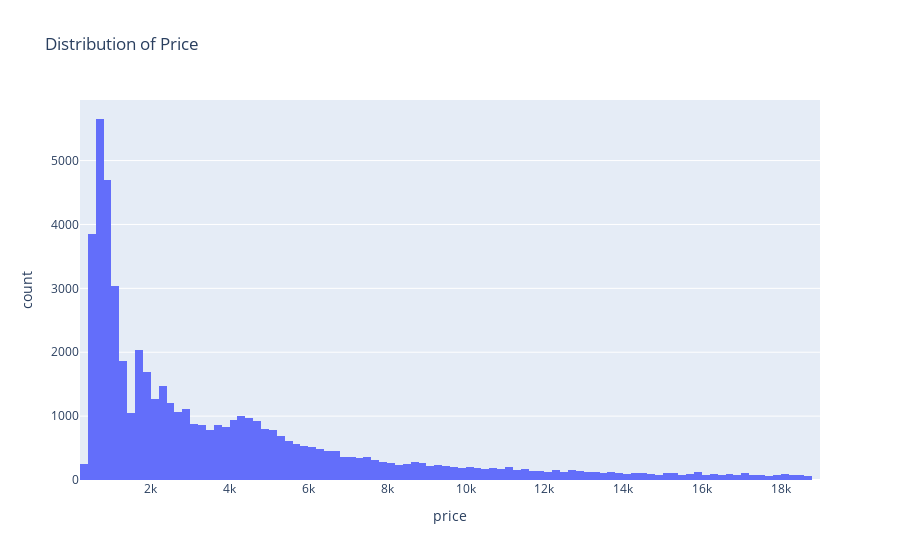
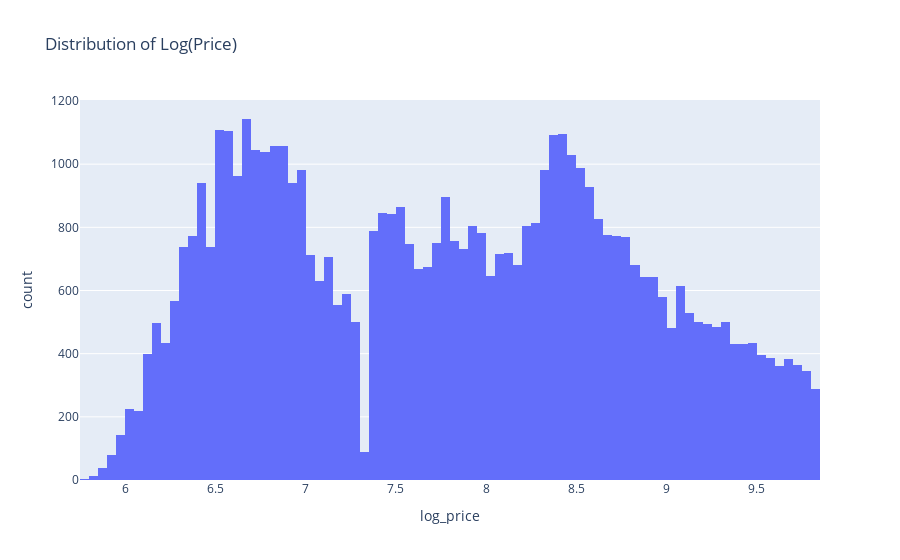

Source (notebook cell) for these figures, in order:
### Code cell
import plotly.express as px

fig1 = px.histogram(df, x="price", title="Distribution of Price")
fig2 = px.histogram(df, x="log_price", title="Distribution of Log(Price)")

fig1.show()
fig2.show()

### Figure 1 — Plotly figure (JSON) as saved in the notebook; plotly's stock layout.template omitted (floating-point values rounded to 4 significant figures; data arrays with more than 128 entries replaced by an {"elided": "..."} marker saying what was removed)
{"data": [{"bingroup": "x", "hovertemplate": "price=%{x}<br>count=%{y}<extra></extra>", "legendgroup": "", "marker": {"color": "#636efa", "pattern": {"shape": ""}}, "name": "", "orientation": "v", "showlegend": false, "type": "histogram", "x": {"elided": "53775 int values"}, "xaxis": "x", "yaxis": "y"}], "layout": {"barmode": "relative", "legend": {"tracegroupgap": 0}, "title": {"text": "Distribution of Price"}, "xaxis": {"anchor": "y", "domain": [0, 1], "title": {"text": "price"}}, "yaxis": {"anchor": "x", "domain": [0, 1], "title": {"text": "count"}}}}

### Figure 2 — Plotly figure (JSON) as saved in the notebook; plotly's stock layout.template omitted (floating-point values rounded to 4 significant figures; data arrays with more than 128 entries replaced by an {"elided": "..."} marker saying what was removed)
{"data": [{"bingroup": "x", "hovertemplate": "log_price=%{x}<br>count=%{y}<extra></extra>", "legendgroup": "", "marker": {"color": "#636efa", "pattern": {"shape": ""}}, "name": "", "orientation": "v", "showlegend": false, "type": "histogram", "x": {"elided": "53775 float values"}, "xaxis": "x", "yaxis": "y"}], "layout": {"barmode": "relative", "legend": {"tracegroupgap": 0}, "title": {"text": "Distribution of Log(Price)"}, "xaxis": {"anchor": "y", "domain": [0, 1], "title": {"text": "log_price"}}, "yaxis": {"anchor": "x", "domain": [0, 1], "title": {"text": "count"}}}}
